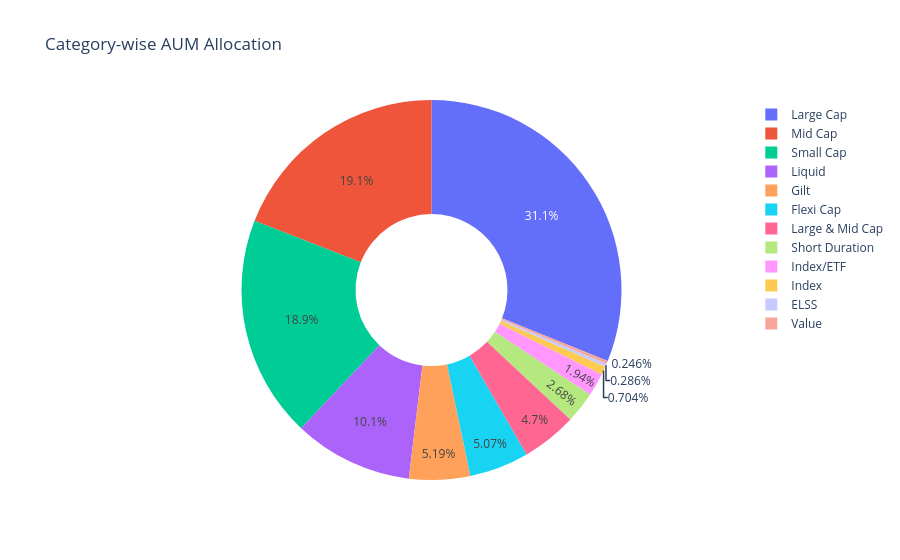

The notebook cell saved with this chart:
### Code cell
# Task 9 - Category Allocation Donut
category_aum = perf.groupby('category')['aum_crore'].sum().reset_index()

fig = px.pie(
    category_aum,
    names='category',
    values='aum_crore',
    title='Category-wise AUM Allocation',
    hole=0.4
)

fig.show()

### Figure 1 — Plotly figure (JSON) as saved in the notebook; plotly's stock layout.template omitted (floating-point values rounded to 4 significant figures)
{"data": [{"domain": {"x": [0, 1], "y": [0, 1]}, "hole": 0.4, "hovertemplate": "category=%{label}<br>aum_crore=%{value}<extra></extra>", "labels": ["ELSS", "Flexi Cap", "Gilt", "Index", "Index/ETF", "Large & Mid Cap", "Large Cap", "Liquid", "Mid Cap", "Short Duration", "Small Cap", "Value"], "legendgroup": "", "name": "", "showlegend": true, "type": "pie", "values": [2989, 52924, 54131, 7350, 20284, 49046, 324466, 105734, 198984, 27953, 197232, 2571]}], "layout": {"legend": {"tracegroupgap": 0}, "title": {"text": "Category-wise AUM Allocation"}}}
